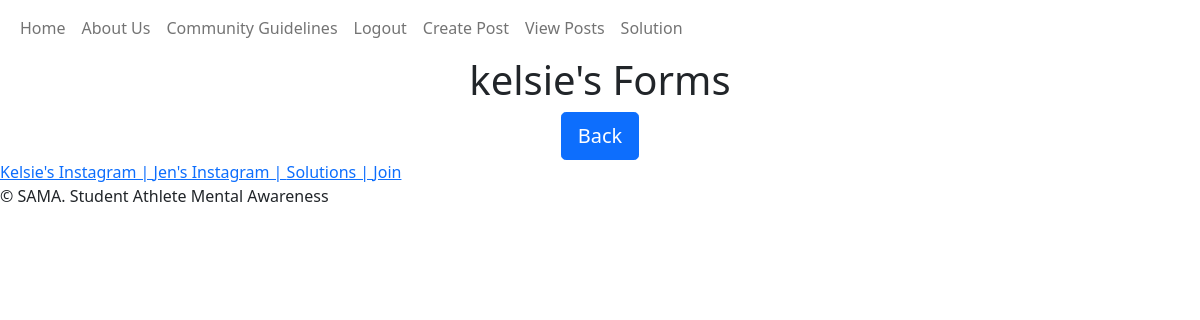
Page /posts/kelsie (signed in) on the earlier database version.
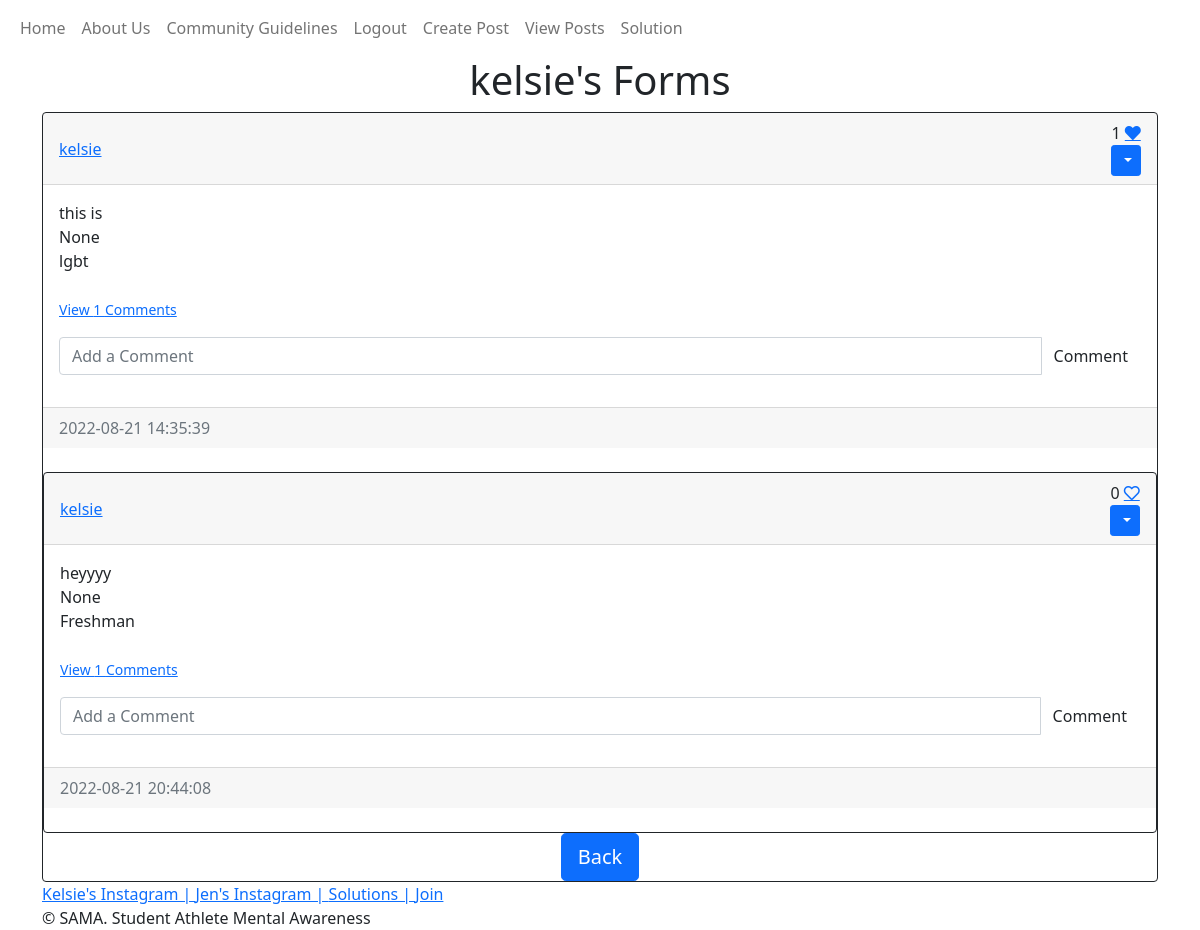
Same page on the later database version.
### website/models.py (models this page shows)
class User(db.Model, UserMixin):
    id = db.Column(db.Integer, primary_key=True)
    email = db.Column(db.String(150), unique=True)
    username = db.Column(db.String(150), unique=True)
    password = db.Column(db.String(150))
    date_created = db.Column(db.DateTime(timezone=True), default=func.now())
    posts = db.relationship('Post', backref='user', passive_deletes=True)
    comments = db.relationship('Comment', backref='user', passive_deletes=True)
    likes = db.relationship('Like', backref='user', passive_deletes=True)

class Post(db.Model):
    id = db.Column(db.Integer, primary_key=True)
    text = db.Column(db.Text, nullable=False)
    categ = db.Column(db.Text, nullable=True)
    browser = db.Column(db.Text, nullable=True)
    date_created = db.Column(db.DateTime(timezone=True), default=func.now())
    author = db.Column(db.Integer, db.ForeignKey('user.id', ondelete="CASCADE"), nullable=False)
    comments = db.relationship('Comment', backref='post', passive_deletes=True)
    likes = db.relationship('Like', backref='post', passive_deletes=True)

### website/views.py (the view)
@views.route("/posts/<username>")
@login_required
def posts(username):
    user = User.query.filter_by(username=username).first()
    if not user:
        flash('No user with that username exists.', category='error')
        return redirect(url_for('views.view_posts'))
    posts=Post.query.filter_by(author=user.id).all()
    return render_template("posts.html", user=current_user, posts=posts, username=username)

### website/__init__.py (called while the page is built)
def create_app():
    app = Flask(__name__)
    app.config['SECRET_KEY'] = "helloworld"
    app.config['SQLALCHEMY_DATABASE_URI'] = f'sqlite:///{DB_NAME}'
    app.config['RECAPTCHA_PUBLIC_KEY'] = '6Lf2mcMhAAAAAHPekK8_exQ5enP1db6kYKlevRyb'
    app.config['RECAPTCHA_PRIVATE_KEY'] = '6Lf2mcMhAAAAALsvyxebf4_d8gSHDE5ZkYa3hNpo'
    db.init_app(app)
    from .views import views
    from .auth import auth
    app.register_blueprint(views, url_prefix="/")
    app.register_blueprint(auth, url_prefix="/")
    from .models import User, Post, Comment, Like
    create_database(app)
    login_manager = LoginManager()
    login_manager.login_view = "auth.login"
    login_manager.init_app(app)
    @login_manager.user_loader
    def load_user(id):
        return User.query.get(int(id))
    return app

### website/templates/posts.html
{% extends "posts_div.html" %} {% block title %}{{username}}'s Forms{% endblock %} {% block header
%}{{username}}'s Forms {% endblock %}
{% block footer %}
<div class="post" align="center">
    <a href="/view_posts">
        <button type="button" class="btn btn-primary btn-lg">
            Back
        </button></a>
</div>
{%endblock %}

### website/templates/posts_div.html (shortened to what this page needs)
{% extends "base.html" %} {% block title %}Home{% endblock %} {% block content
%}
<head>
    <link rel="stylesheet" href="https://use.fontawesome.com/releases/v5.6.3/css/all.css">
</head>
<h1 align="center">{% block header %}Posts{% endblock %}</h1>
<div id="posts">
    {% for post in posts %}
    <div class="card border-dark">
        <div class="card-header d-flex justify-content-between align-items-center">
            <a href="/posts/{{post.user.username}}">{{post.user.username}}</a>
            <div>
                                <link rel="stylesheet" href="https://use.fontawesome.com/releases/v5.13.0/css/all.css">
                <span id="likes-count-{{post.id}}">
        {{ post.likes|length }}</span>
                {% if user.id in post.likes|map(attribute="author")|list %}
                <a
                        class="fas fa-heart"
                        id="like-button-{{post.id}}"
                        onclick="like({{post.id}})"
                ></a>
                {% else %}
                <a
                        class="far fa-heart"
                        id="like-button-{{post.id}}"
                        onclick="like({{post.id}})"
                ></a>
                {% endif %}
                {% if user.id == post.author %}
                <div class="" btn-group>
                    <button type="button" class="btn btn-sm btn-primary dropdown-toggle" data-bs-toggle="dropdown">
                    </button>
                </div>
                {% endif %}
            </div>
        </div>
        <div class="card-body">
            <div class="card-text">{{post.text}}</div>
            <div class="card-text">{{post.categ}}</div>
            <div class="card-text">{{post.browser}}</div>
            <br/>
            <p class="card-text">
                {% if post.comments|length > 0 %}
                <a data-bs-toggle="collapse" href="#comments-{{post.id}}" role="button">
                    <small>View {{post.comments|length}} Comments</small>
                </a>
                {% else %}
                <small class="text-muted"> No Comments</small>
                {% endif %}
            </p>
            <form class="input-group mb-3" method="POST" action="/create-comment/{{post.id}}">
                <input type="text" id="text" name="text" class="form-control" placeholder="Add a Comment"/>
                <button type="submit" class="btn btn-main">Comment</button>
            </form>
        </div>
        <div class="card-footer text-muted">
            {{post.date_created}}
        </div>
        <br/>
        {% endfor %}
    </div>
    {% block footer %}{% endblock %} {% endblock %}

### website/templates/base.html (shortened to what this page needs)
<!DOCTYPE html>
<html lang="en">
<head>
    <link
            href="https://cdn.jsdelivr.net/npm/bootstrap@5.0.2/dist/css/bootstrap.min.css"
            rel="stylesheet"
    />
</head>
<body>
<nav class="navbar navbar-expand-lg navbar-light">
    <div class="container-fluid">
        <div class="collapse navbar-collapse" id="navbar">
            <div class="navbar-nav">
                <a class="nav-item nav-link" href="/home">Home</a>
                <a class="nav-item nav-link" href="/about_us">About Us</a>
                <a class="nav-item nav-link" href="/community_guidelines">Community Guidelines</a>
                {% if user.is_authenticated%}
                <a class="nav-item nav-link" href="/logout">Logout</a>
                <a class="nav-item nav-link" href="/create-post">Create Post</a>
                <a class="nav-item nav-link" href="/view_posts/">View Posts</a>
                <a class="nav-item nav-link" href="/solutions/">Solution</a>
                {%else%}
                <a class="nav-item nav-link" href="/login">Login</a>
                <a class="nav-item nav-link" href="/sign-up">Sign Up</a>
                {%endif%}
            </div>
        </div>
    </div>
</nav>
<div class="container">{% block content %}{% endblock %}</div>
<footer class="l-footer layout_compact" itemscope="itemscope" itemtype="https://schema.org/WPFooter">
    <div class="l-subfooter at_bottom">
        <div class="l-subfooter-h i-cf">
            <div class="w-menu ">
                <div class="w-menu-list">
                    <a class="w-menu-item menu-item menu-item-type-post_type menu-item-object-page"
                       href="https://www.instagram.com/kelsieschwager/?hl=en">
                        <span>Kelsie's Instagram | </span>
                    </a>
                    <a class="w-menu-item menu-item menu-item-type-custom menu-item-object-custom"
                       href="https://www.instagram.com/jbartlett_10/">
                        <span>Jen's Instagram | </span>
                    </a>
                    <a class="w-menu-item menu-item menu-item-type-custom menu-item-object-custom" href="/solutions">
                        <span>Solutions | </span></a>
                    <a class="w-menu-item menu-item menu-item-type-custom menu-item-object-custom" href="/sign-up">
                        <span>Join</span>
                    </a>
                </div>
            </div>
            <div class="w-copyright">© SAMA. Student Athlete Mental Awareness</div>
        </div>
    </div>
</footer>
</body>
</html>

Differences in the rows shown:
added Post: user.username "kelsie", likes|length "1", text "this is", categ "None", browser "lgbt", comments|length "1", date_created "2022-08-21 14:35:39"
added Post: user.username "kelsie", likes|length "0", text "heyyyy", categ "None", browser "Freshman", comments|length "1", date_created "2022-08-21 20:44:08"
